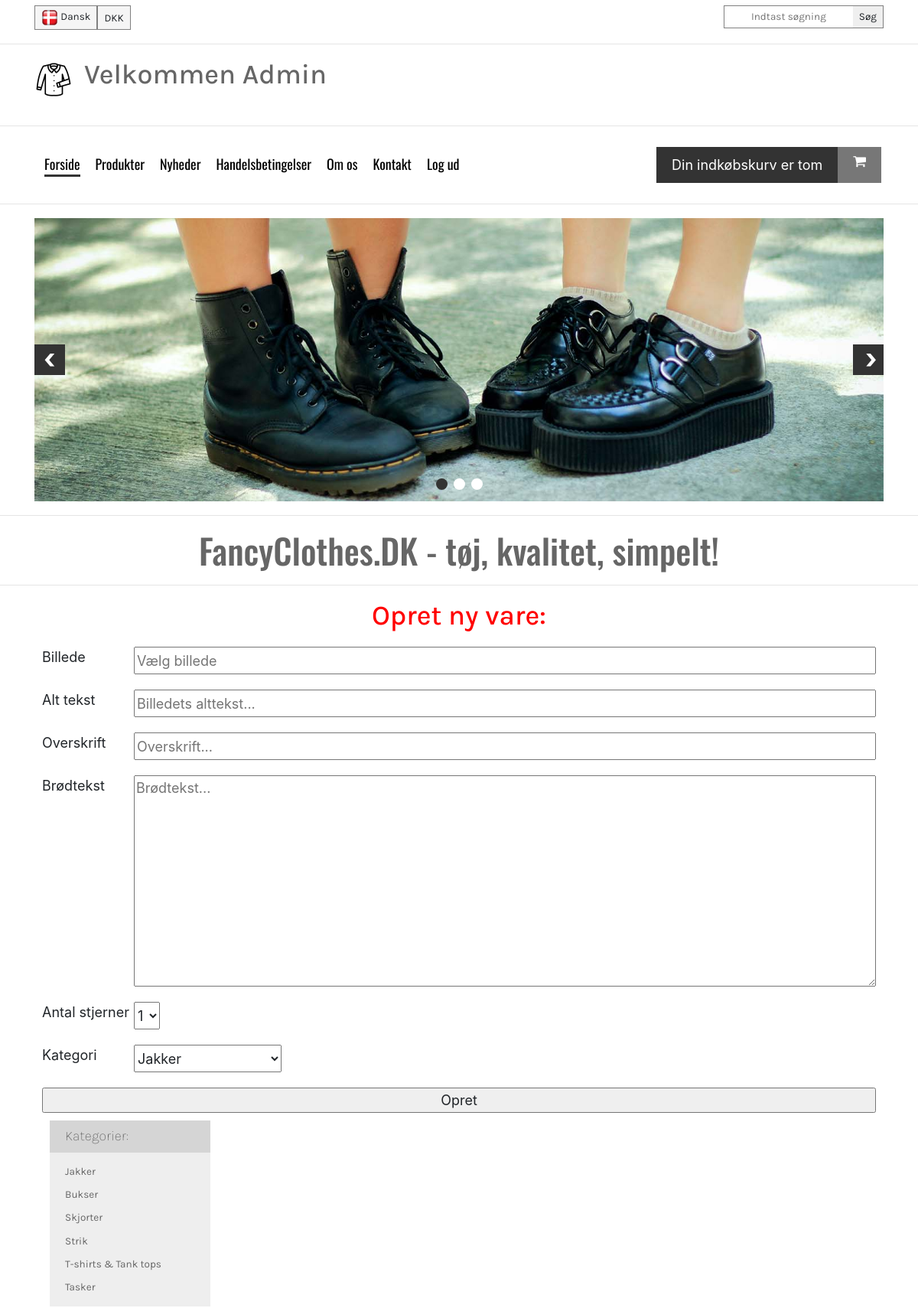
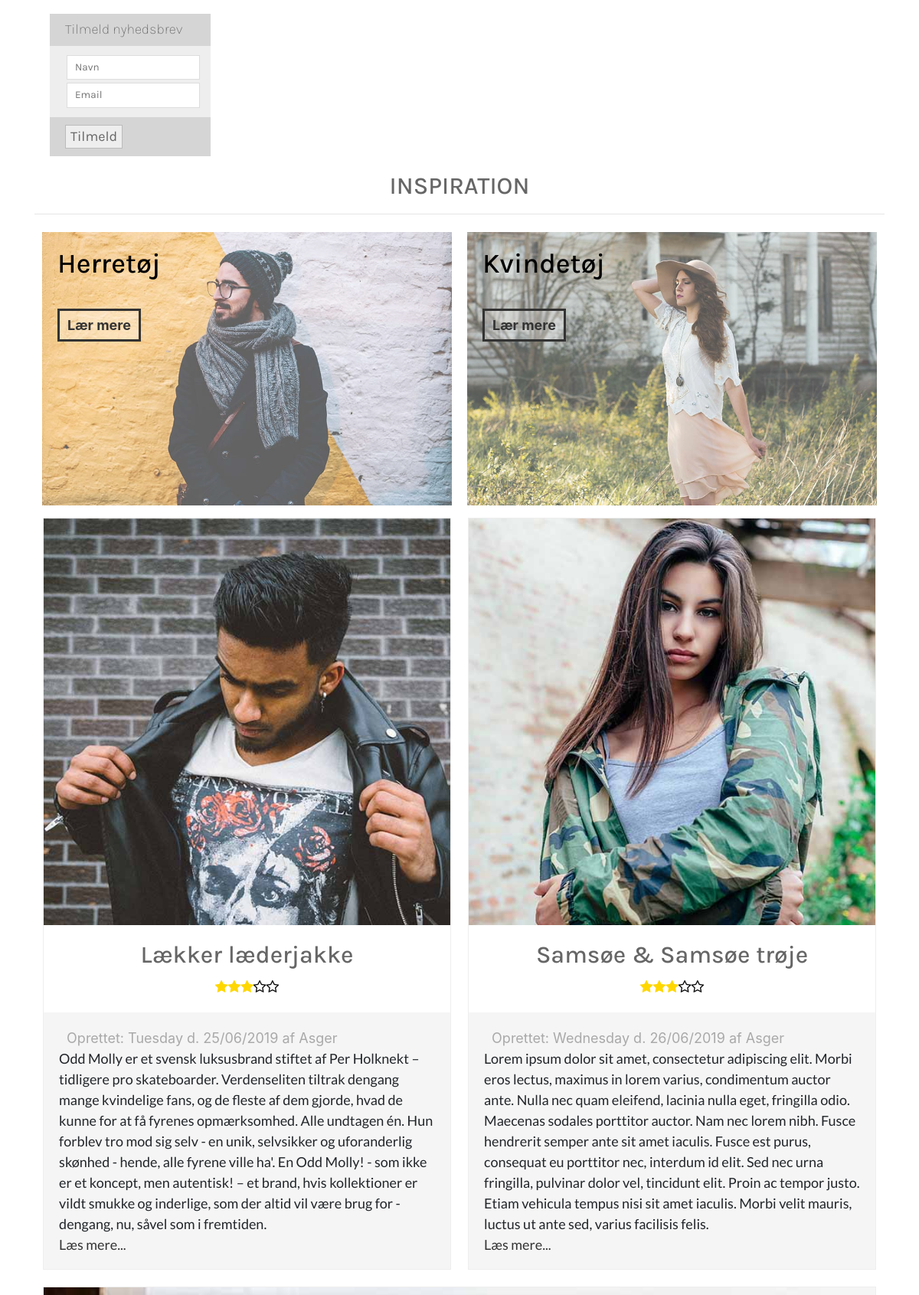
/index.php (signed in, upper part), run on the app's committed database (2 pictures, top to bottom).
### tables this page shows
CREATE TABLE `products` (
  `productId` int(5) NOT NULL,
  `title` varchar(50) NOT NULL,
  `imgSrc` varchar(200) NOT NULL,
  `imgAlt` varchar(50) NOT NULL,
  `published` timestamp NOT NULL DEFAULT CURRENT_TIMESTAMP ON UPDATE CURRENT_TIMESTAMP,
  `content` varchar(1000) NOT NULL,
  `userId` int(5) NOT NULL,
  `stars` int(1) NOT NULL,
  `category` varchar(30) NOT NULL
);

CREATE TABLE `users` (
  `userId` int(5) NOT NULL,
  `dbUsername` varchar(50) NOT NULL,
  `dbPassword` varchar(255) NOT NULL,
  `accessLevel` int(1) NOT NULL DEFAULT '3',
  `dbEmail` varchar(50) NOT NULL
);

### index.php (the view, shortened to what this page needs)
<?php
    require_once "assets/connect.php";
    require "header.php";
    $statement = $dbh->prepare("SELECT * FROM products JOIN users ON users.userId = products.userId LIMIT 3");
    $statement->execute();
    ?>
     <main class="container">
        <aside>
            <div class="categories">
                <div class="catTop">
                    <h4>Kategorier:</h4>
                </div>
                <div class="catMain">
                    <ul>
                        <li><a href="filterProduct.php?id=Jakker">Jakker</a></li>
                        <li><a href="filterProduct.php?id=Bukser">Bukser</a></li>
                        <li><a href="filterProduct.php?id=Skjorter">Skjorter</a></li>
                        <li><a href="filterProduct.php?id=Strik">Strik</a></li>
                        <li><a href="filterProduct.php?id=tshirts">T-shirts & Tank tops</a></li>
                        <li><a href="filterProduct.php?id=Tasker">Tasker</a></li>
                    </ul>
                </div>
            </div>
            <div class="newsletter">
                <div class="newsTop">
                    <h4>Tilmeld nyhedsbrev</h4>
                </div>
                <div class="newsMain">
                    <form action="">
                        <input type="text" placeholder="Navn">
                        <input type="email" placeholder="Email">
                </div>
                <div class="newsBottom">
                    <input type="submit" value="Tilmeld">
                </div>
            </div>
        </aside>
        <div class="products">
            <h3>INSPIRATION</h3>
            <hr>
            <div class="inspiration">
                <div class="catMen">
                    <img src="img/kategoriHerre.jpg" alt="">
                    <h5>Herretøj</h5>
                    <div class="action">Lær mere</div>
                </div>
                <div class="catWomen">
                    <img src="img/kategoriKvinde.jpg" alt="">
                    <h5>Kvindetøj</h5>
                    <div class="action">Lær mere</div>
                </div>
            </div>
            <div class="frontProducts">
            <?php
    while ($row = $statement->fetch()) {
        ?>
            <article>
                    <img src="<?php echo $row['imgSrc']; ?>" alt="<?php echo $row['imgAlt']; ?>">
                    <div class="info">
                        <h3><?php echo $row['title']; ?></h3>
                        <div class="stars">
                           <?php
                           $stars = $row['stars'];
                           for ($i=1; $i <= $stars; $i++) {
                               echo "<i class='fa fa-star' aria-hidden='true'></i>";
                           }
                           for ($i=1; $i <= 5-$stars; $i++) {
                               echo "<i class='fa fa-star-o' aria-hidden='true'></i>";
                           }
                           ?>
                        </div>
                    </div>
                    <div class="description">
                        <div class="published">
                            Oprettet: <?php echo strftime("%A d. %d/%m/%Y", strtotime($row['published'])). " af " .$row['dbUsername']; ?>
                        </div>
                        <p><?php echo $row['content']; ?>
                            <a href="#">Læs mere...</a></p>
                    </div>
            </article>
        <?php
    }
    ?>
    </div>
        </div>
    </main>
    <?php
    require "footer.php";

### css/main.css (style rules this page uses)
html { color: #222; font-size: 1em; line-height: 1.4; }
hr { display: block; height: 1px; border: 0; border-top: 1px solid #ccc; margin: 1em 0; padding: 0; }
audio, canvas, iframe, img, svg, video { vertical-align: middle; }

### data on the page
products: imgSrc (picture), title "Lækker læderjakke", stars 3 (drawn), published "Tuesday d. 25/06/2019", userId.dbUsername "Asger", content "Odd Molly er et svensk luksusbrand stiftet af Per Holknekt – tidligere pro skateboarder. Verdenseliten tiltrak dengang mange kvindelige fans, og de fleste af dem gjorde, hvad de kunne for at få fyrenes opmærksomhed. Alle undtagen én. Hun forblev tro mod sig selv - en unik, selvsikker og uforanderlig skønhed - hende, alle fyrene ville ha'. En Odd Molly! - som ikke er et koncept, men autentisk! – et brand, hvis kollektioner er vildt smukke og inderlige, som der altid vil være brug for - dengang, nu, såvel som i fremtiden."
products: imgSrc (picture), title "Samsøe & Samsøe trøje", stars 3 (drawn), published "Wednesday d. 26/06/2019", userId.dbUsername "Asger", content "Lorem ipsum dolor sit amet, consectetur adipiscing elit. Morbi eros lectus, maximus in lorem varius, condimentum auctor ante. Nulla nec quam eleifend, lacinia nulla eget, fringilla odio. Maecenas sodales porttitor auctor. Nam nec lorem nibh. Fusce hendrerit semper ante sit amet iaculis. Fusce est purus, consequat eu porttitor nec, interdum id elit. Sed nec urna fringilla, pulvinar dolor vel, tincidunt elit. Proin ac tempor justo. Etiam vehicula tempus nisi sit amet iaculis. Morbi velit mauris, luctus ut ante sed, varius facilisis felis."
products: imgSrc+imgAlt (picture)

### other printed values
$_SESSION['username'] "Admin"
